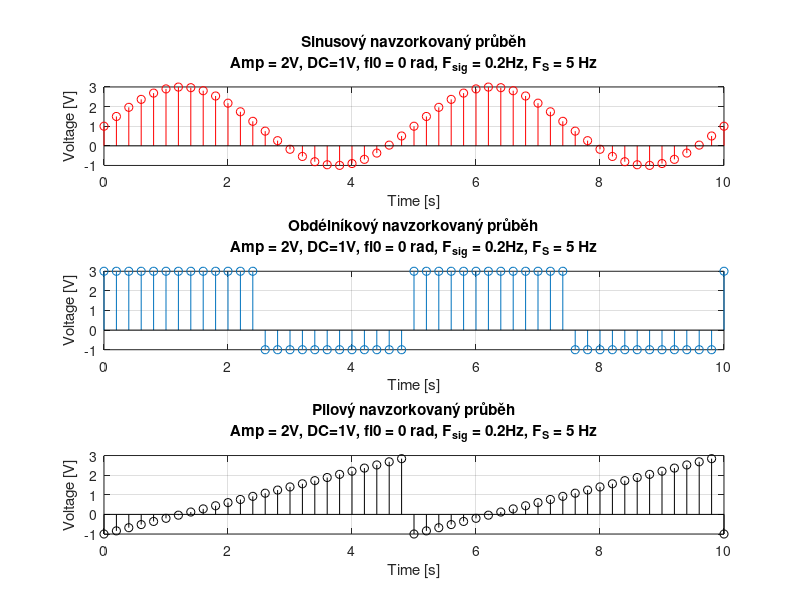

The MATLAB source for this figure:
amp = 2; %amplituda
offset = 1; %DC složka

f_sig = 0.2; %frekvence signalu
f_samp = 5; %vzorkovaci frekvence

omega = 2*pi*f_sig %uhlova frekvence
t = 0:1/f_samp:2*1/f_sig;

sinus = offset+amp*sin(omega*t);
sqr = offset+amp*square(omega*t);
saw = offset+amp*sawtooth(omega*t);

subplot(311);;
stem(t,sinus,'r');

title({"Sinusový navzorkovaný průběh" ; "Amp = 2V, DC=1V, fi0 = 0 rad, F_{sig} = 0.2Hz, F_{S} = 5 Hz"});
xlabel('Time [s]');
ylabel('Voltage [V]');
ylim("auto");
grid on;

subplot(312);
stem(t,sqr);

title({"Obdélníkový navzorkovaný průběh" ; "Amp = 2V, DC=1V, fi0 = 0 rad, F_{sig} = 0.2Hz, F_{S} = 5 Hz"});
xlabel('Time [s]');
ylabel('Voltage [V]');
grid on;

subplot(313);
stem(t,saw,'k');

title({"Pilový navzorkovaný průběh" ; "Amp = 2V, DC=1V, fi0 = 0 rad, F_{sig} = 0.2Hz, F_{S} = 5 Hz"});
xlabel('Time [s]');
ylabel('Voltage [V]');
grid on;